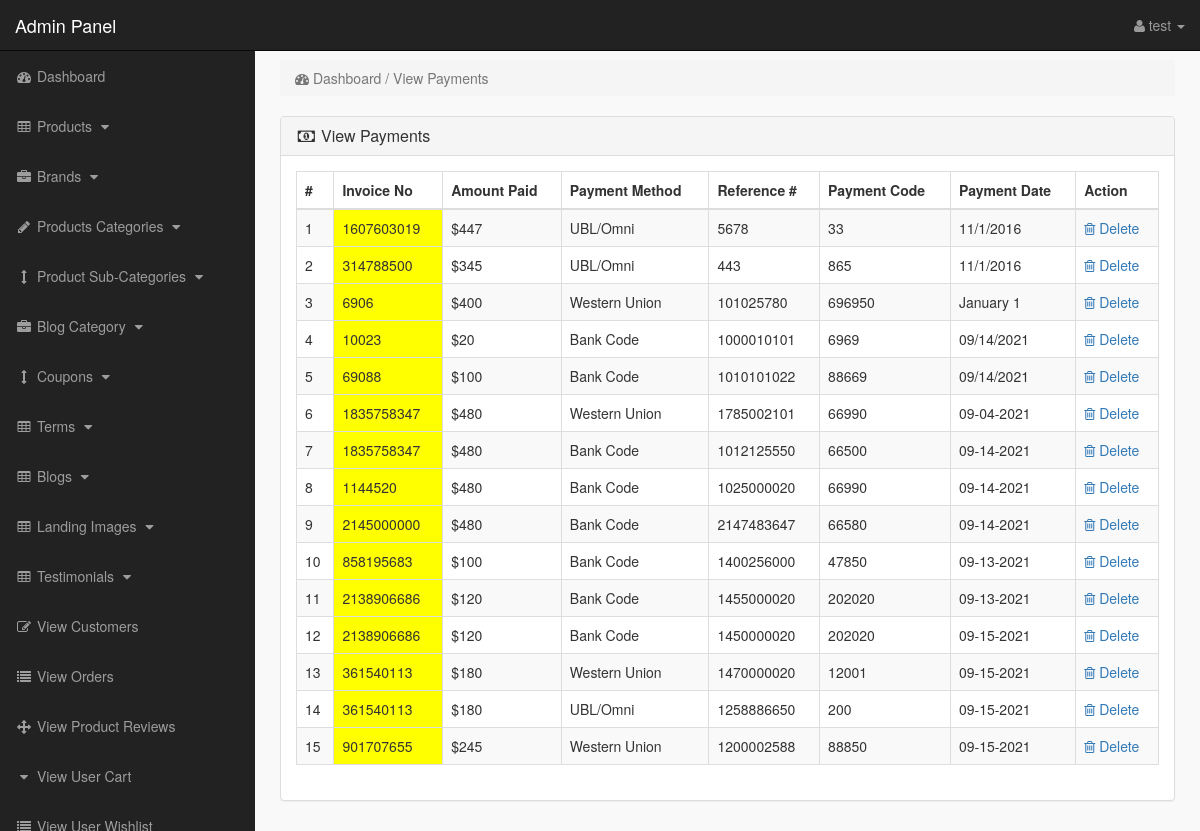
/admin_area/index?view_payments (signed in), run on the app's committed database.
### tables this page shows
CREATE TABLE `payments` (
  `payment_id` int(10) NOT NULL,
  `invoice_no` int(10) NOT NULL,
  `amount` int(10) NOT NULL,
  `payment_mode` text NOT NULL,
  `ref_no` int(10) NOT NULL,
  `code` int(10) NOT NULL,
  `payment_date` text NOT NULL
);

### admin_area/view_payments.php (the view)
<?php
if(!isset($_SESSION['admin_email'])){
echo "<script>window.open('login','_self')</script>";
}
else {
?>
<div class="row">
<div class="col-lg-12">
<ol class="breadcrumb">
<li class="active">
<i class="fa fa-dashboard"></i> Dashboard / View Payments
</li>
</ol>
</div>
</div>
<div class="row">
<div class="col-lg-12">
<div class="panel panel-default">
<div class="panel-heading">
<h3 class="panel-title">
<i class="fa fa-money fa-fw"> </i> View Payments
</h3>
</div>
<div class="panel-body">
<div class="table-responsive">
<table class="table table-hover table-bordered table-striped">
<thead>
<tr>
<th>#</th>
<th>Invoice No</th>
<th>Amount Paid</th>
<th>Payment Method</th>
<th>Reference #</th>
<th>Payment Code</th>
<th>Payment Date</th>
<th>Action</th>
</tr>
</thead>
<tbody>
<?php
$i = 0;
$get_payments = "select * from payments";
$run_payments = mysqli_query($con,$get_payments);
while($row_payments = mysqli_fetch_array($run_payments)){
$payment_id = $row_payments['payment_id'];
$invoice_no = $row_payments['invoice_no'];
$amount = $row_payments['amount'];
$payment_mode = $row_payments['payment_mode'];
$ref_no = $row_payments['ref_no'];
$code = $row_payments['code'];
$payment_date = $row_payments['payment_date'];
$i++;
?>
<tr>
<td><?php echo $i; ?></td>
<td bgcolor="yellow" ><?php echo $invoice_no; ?></td>
<td>$<?php echo $amount; ?></td>
<td><?php echo $payment_mode; ?></td>
<td><?php echo $ref_no; ?></td>
<td><?php echo $code; ?></td>
<td><?php echo $payment_date; ?></td>
<td>
<a href="index?payment_delete=<?php echo $payment_id; ?>" >
<i class="fa fa-trash-o" ></i> Delete
</a>
</td>
</tr>
<?php } ?>
</tbody>
</table>
</div>
</div>
</div>
</div>
</div>
<?php } ?>

### admin_area/includes/sidebar.php (shortened to what this page needs)
<?php
if (!isset($_SESSION['admin_email'])) {
    echo "<script>window.open('login','_self')</script>";
} else {
?>
    <nav class="navbar navbar-inverse navbar-fixed-top">
        <div class="navbar-header">
            <a class="navbar-brand" href="index?dashboard">Admin Panel</a>
        </div>
        <ul class="nav navbar-right top-nav">
            <li class="dropdown">
                <a href="#" class="dropdown-toggle" data-toggle="dropdown">
                    <i class="fa fa-user"></i>
                    <?php echo $admin_name; ?> <b class="caret"></b>
                </a>
            </li>
        </ul>
        <div class="collapse navbar-collapse navbar-ex1-collapse">
            <ul class="nav navbar-nav side-nav">
                <li>
                    <a href="index?dashboard">
                        <i class="fa fa-fw fa-dashboard"></i> Dashboard
                    </a>
                </li>
                <li>
                    <a href="#" data-toggle="collapse" data-target="#products">
                        <i class="fa fa-fw fa-table"></i> Products
                        <i class="fa fa-fw fa-caret-down"></i>
                    </a>
                </li>
                <li>
                    <a href="#" data-toggle="collapse" data-target="#manufacturers">
                        <i class="fa fa-fw fa-briefcase"></i> Brands
                        <i class="fa fa-fw fa-caret-down"></i>
                    </a>
                </li>
                <li>
                    <a href="#" data-toggle="collapse" data-target="#p_cat">
                        <i class="fa fa-fw fa-pencil"></i> Products Categories
                        <i class="fa fa-fw fa-caret-down"></i>
                    </a>
                </li>
                <li>
                    <a href="#" data-toggle="collapse" data-target="#cat">
                        <i class="fa fa-fw fa-arrows-v"></i> Product Sub-Categories
                        <i class="fa fa-fw fa-caret-down"></i>
                    </a>
                </li>
                <li>
                    <a href="#" data-toggle="collapse" data-target="#blog_category">
                        <i class="fa fa-fw fa-briefcase"></i> Blog Category
                        <i class="fa fa-fw fa-caret-down"></i>
                    </a>
                </li>
                <li>
                    <a href="#" data-toggle="collapse" data-target="#coupons">
                        <i class="fa fa-fw fa-arrows-v"></i> Coupons
                        <i class="fa fa-fw fa-caret-down"></i>
                    </a>
                </li>
                <li>
                    <a href="#" data-toggle="collapse" data-target="#terms">
                        <i class="fa fa-fw fa-table"></i> Terms
                        <i class="fa fa-fw fa-caret-down"></i>
                    </a>
                </li>
                <li>
                    <a href="#" data-toggle="collapse" data-target="#blogs">
                        <i class="fa fa-fw fa-table"></i> Blogs
                        <i class="fa fa-fw fa-caret-down"></i>
                    </a>
                </li>
                <li>
                    <a href="#" data-toggle="collapse" data-target="#landing_images">
                        <i class="fa fa-fw fa-table"></i> Landing Images
                        <i class="fa fa-fw fa-caret-down"></i>
                    </a>
                </li>
                <li>
                    <a href="#" data-toggle="collapse" data-target="#testimonials">
                        <i class="fa fa-fw fa-table"></i> Testimonials
                        <i class="fa fa-fw fa-caret-down"></i>
                    </a>
                </li>
                <li>
                    <a href="index?view_customers">
                        <i class="fa fa-fw fa-edit"></i> View Customers
                    </a>
                </li>
                <li>
                    <a href="index?view_orders">
                        <i class="fa fa-fw fa-list"></i> View Orders
                    </a>
                </li>
                <li>
                    <a href="index?view_product_reviews">
                        <i class="fa fa-fw fa-arrows"></i> View Product Reviews
                    </a>
                </li>
                <li>
                    <a href="index?view_user_cart">
                        <i class="fa fa-fw fa-caret-down"></i> View User Cart
                    </a>
                </li>
                <li>
                    <a href="index?view_user_wishlist">
                        <i class="fa fa-fw fa-list"></i> View User Wishlist
                    </a>
                </li>
            </ul>
        </div>
    </nav>
<?php } ?>

### admin_area/css/style.css (style rules this page uses)
body { margin-top:100px; }
@media (min-width: 768px) { body { margin-top:50px; } }
.top-nav { padding:0 15px; }
.top-nav>li { display:inline-block; float:left; }
.top-nav>li>a { padding-top:15px; padding-bottom:15px; line-height:20px; color:#999; }
@media (min-width: 768px) { .side-nav { position:fixed; top:51px; width:255px; border-radius:0; overflow-y:auto; background-color: #222; bottom:0; overflow-x:hidden; padding-bottom:40px; } }
@media (min-width: 768px) { .side-nav>li>a { width:255px; } }
.panel-body { border-radius:5px; }

### data on the page
payments: invoice_no "1607603019", amount "447", payment_mode "UBL/Omni", ref_no "5678", code "33", payment_date "11/1/2016"
payments: invoice_no "314788500", amount "345", payment_mode "UBL/Omni", ref_no "443", code "865", payment_date "11/1/2016"
payments: invoice_no "6906", amount "400", payment_mode "Western Union", ref_no "101025780", code "696950", payment_date "January 1"
payments: invoice_no "10023", amount "20", payment_mode "Bank Code", ref_no "1000010101", code "6969", payment_date "09/14/2021"
payments: invoice_no "69088", amount "100", payment_mode "Bank Code", ref_no "1010101022", code "88669", payment_date "09/14/2021"
payments: invoice_no "1835758347", amount "480", payment_mode "Western Union", ref_no "1785002101", code "66990", payment_date "09-04-2021"
payments: invoice_no "1835758347", amount "480", payment_mode "Bank Code", ref_no "1012125550", code "66500", payment_date "09-14-2021"
payments: invoice_no "1144520", amount "480", payment_mode "Bank Code", ref_no "1025000020", code "66990", payment_date "09-14-2021"
payments: invoice_no "2145000000", amount "480", payment_mode "Bank Code", ref_no "2147483647", code "66580", payment_date "09-14-2021"
payments: invoice_no "858195683", amount "100", payment_mode "Bank Code", ref_no "1400256000", code "47850", payment_date "09-13-2021"
payments: invoice_no "2138906686", amount "120", payment_mode "Bank Code", ref_no "1455000020", code "202020", payment_date "09-13-2021"
payments: invoice_no "2138906686", amount "120", payment_mode "Bank Code", ref_no "1450000020", code "202020", payment_date "09-15-2021"
payments: invoice_no "361540113", amount "180", payment_mode "Western Union", ref_no "1470000020", code "12001", payment_date "09-15-2021"
payments: invoice_no "361540113", amount "180", payment_mode "UBL/Omni", ref_no "1258886650", code "200", payment_date "09-15-2021"
payments: invoice_no "901707655", amount "245", payment_mode "Western Union", ref_no "1200002588", code "88850", payment_date "09-15-2021"

### other printed values
$admin_name "test"
